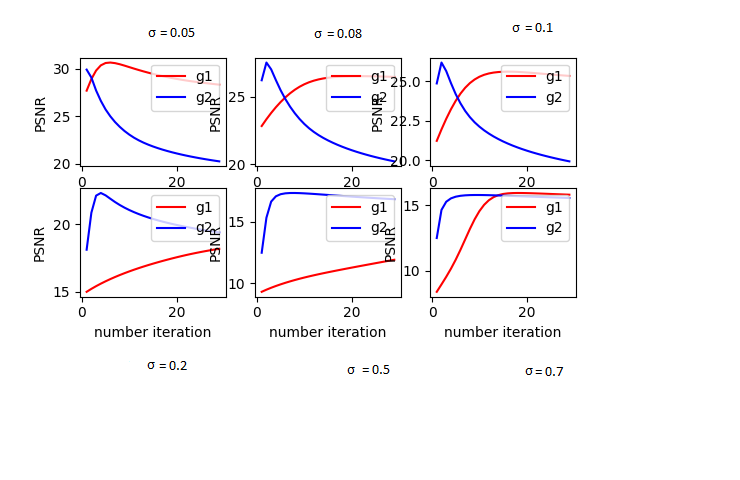
#> input picture NonLinearFiltering/Analysis.png, 740 x 480 px
$ python -i anisotropic.py   (imports and definitions only)   (older library calls are emulated)
#> lines starting #> are read from the running program, lines starting #| are printed output that depends on the picture
#> further down, picture is the input picture: shape (480, 740, 3); mean B, G, R 247.8, 246.1, 247.5
### Utils.py
from enum import Enum

import cv2
import matplotlib.pyplot as plt
import numpy as np
import skimage as sk
from skimage.metrics import mean_squared_error as mse
from skimage.metrics import structural_similarity as ssim


def im2double(im):
    min_val = np.min(im.ravel())
    max_val = np.max(im.ravel())
    out = (im.astype('float') - min_val) / (max_val - min_val)
    return out


# [35 lines left out: functions show_image, evaluate, add_noise, not called in this run]


def get_channels_number(image):
    """ Return the number of channels of the image """
    return 1 if len(image.shape) == 2 else image.shape[2]


def bgr2rgb(image):
    image = im2double(image)
    return image[:, :, 2::-1]


class Noise(Enum):
    GAUSSIAN = "gaussian"
    SALT_AND_PEPPER = "s&p"
    POISSON = "poisson"
    SPECKLE = "speckle"

### NonLinearFiltering/anisotropic.py
""" Civale Dario mat 0622701620 """
from scipy import stats
from skimage.restoration import estimate_sigma
from NonLinearFiltering.Morphological import morphological_open, morphological_close
from Utils import *


def anisodiff(img, kappa=0.2, option=1, neightborhood='minimal'):
    """
    Realizza il filtraggio anisotropico di un immagine effettuando una singola iterazione
    :param img : immagine in scala di grigio di cui si vuole eseguire il filtraggio anisotropico
    :param kappa: soglia del gradiente
    :param option: scelta della funzione di conducibilità
    * Se option = 1 viene scelta come funzione di couducibilità quella esponenziale
    * Se option = 2 viene scelta come funzione di couducibilità quella quadratica
    :param neightborhood:
     * Se neightborhood = 'minimal' l'algoritmo considera solo delle variazioni dell'immagine lungo le direzioni {N,S,E,W}
     * Se neightborhood = 'maximal' l'algoritmo considera delle variazioni dell'immagine lungo le direzioni {N,S,E,W,NE,NW,SE,SW}
    :return: immagine filtrata
    """
    imgout = im2double(img.copy())

    if neightborhood == 'minimal':

        gamma = 1 / 4  # rate di diffusione, questo parametro dipende dalle direzioni considerate

        # matrici che che conterranno i valori restituiti dalla funzione di conducibilità scelta
        gS = np.zeros_like(imgout)
        gN = gS.copy()
        gE = gS.copy()
        gW = gS.copy()

        # matrici che che conterranno le variazioni nell 4 direzioni {N,S,E,W}
        deltaS = np.zeros_like(imgout)
        deltaE = deltaS.copy()
        deltaN = deltaS.copy()
        deltaW = deltaS.copy()

        # calcolo le differenze lungo le 4 direzione
        deltaS[:-1, :] = np.diff(imgout, axis=0)
        deltaE[:, :-1] = np.diff(imgout, axis=1)
        deltaN[1:, :] = -deltaS[:-1, :]
        deltaW[:, 1:] = -deltaE[:, :-1]

        # scelta della funzione di conducibilità
        if option == 1:
            # equazione esponenziale
            gS = np.exp(-(np.abs(deltaS) / np.abs(kappa)) ** 2)
            gE = np.exp(-(np.abs(deltaE) / np.abs(kappa)) ** 2)
            gN = np.exp(-(np.abs(deltaN) / np.abs(kappa)) ** 2)
            gW = np.exp(-(np.abs(deltaW) / np.abs(kappa)) ** 2)


        elif option == 2:
            # equazione quadratica
            gS = 1 / (1 + (np.abs(deltaS) / kappa) ** 2)
            gE = 1 / (1 + (np.abs(deltaE) / kappa) ** 2)
            gN = 1 / (1 + (np.abs(deltaS) / kappa) ** 2)
            gW = 1 / (1 + (np.abs(deltaW) / kappa) ** 2)

        # calcolo dei pesi
        N = gN * deltaN
        S = gS * deltaS
        W = gW * deltaW
        E = gE * deltaE

        # aggiornamento dell'immagine
        imgout += gamma * (N + S + E + W)

        return imgout

    elif neightborhood == 'maximal':

        gamma = 1 / 8

        deltaS = np.zeros_like(imgout)
        deltaE = deltaS.copy()
        deltaN = deltaS.copy()
        deltaW = deltaS.copy()

        gS = np.zeros_like(imgout)
        gN = gS.copy()
        gE = gS.copy()
        gW = gS.copy()
        gNE = gS.copy()
        gNW = gS.copy()
        gSE = gS.copy()
        gSW = gS.copy()

        # kernel diagonali
        win_NE = np.array([[0, 0, 1], [0, -1, 0], [0, 0, 0]])
        win_NW = np.array([[1, 0, 0], [0, -1, 0], [0, 0, 0]])
        win_SE = np.array([[0, 0, 0], [0, -1, 0], [0, 0, 1]])
        win_SW = np.array([[0, 0, 0], [0, -1, 0], [1, 0, 0]])

        # calcolo delle differenze lungo le 8 direzioni {N,S,E,W,NE,NW,SE,SW}
        deltaS[:-1, :] = np.diff(imgout, axis=0)
        deltaE[:, :-1] = np.diff(imgout, axis=1)
        deltaN[1:, :] = -deltaS[:-1, :]
        deltaW[:, 1:] = -deltaE[:, :-1]
        deltaNE = cv2.filter2D(imgout, -1, win_NE)
        deltaNW = cv2.filter2D(imgout, -1, win_NW)
        deltaSE = cv2.filter2D(imgout, -1, win_SE)
        deltaSW = cv2.filter2D(imgout, -1, win_SW)

        if option == 1:

            gS = np.exp(-(np.abs(deltaS) / np.abs(kappa)) ** 2)
            gE = np.exp(-(np.abs(deltaE) / np.abs(kappa)) ** 2)
            gN = np.exp(-(np.abs(deltaN) / np.abs(kappa)) ** 2)
            gW = np.exp(-(np.abs(deltaW) / np.abs(kappa)) ** 2)
            gNE = np.exp(-(np.abs(deltaNE) / np.abs(kappa)) ** 2)
            gNW = np.exp(-(np.abs(deltaNW) / np.abs(kappa)) ** 2)
            gSE = np.exp(-(np.abs(deltaSE) / np.abs(kappa)) ** 2)
            gSW = np.exp(-(np.abs(deltaSW) / np.abs(kappa)) ** 2)


        elif option == 2:

            gS = 1 / (1 + (np.abs(deltaS) / kappa) ** 2)
            gE = 1 / (1 + (np.abs(deltaE) / kappa) ** 2)
            gN = 1 / (1 + (np.abs(deltaS) / kappa) ** 2)
            gW = 1 / (1 + (np.abs(deltaW) / kappa) ** 2)
            gNE = 1 / (1 + (np.abs(deltaNE) / kappa) ** 2)
            gNW = 1 / (1 + (np.abs(deltaNW) / kappa) ** 2)
            gSE = 1 / (1 + (np.abs(deltaSE) / kappa) ** 2)
            gSW = 1 / (1 + (np.abs(deltaSW) / kappa) ** 2)

        N = gN * deltaN
        S = gS * deltaS
        W = gW * deltaW
        E = gE * deltaE
        NE = gNE * deltaNE
        NW = gNW * deltaNW
        SE = gSE * deltaSE
        SW = gSW * deltaSW

        imgout += gamma * (N + S + E + W + NE + NW + SE + SW)
    return imgout


# [52 lines left out: functions aniso, anisoRGB, not called in this run]


def anisotropic_denoising(image, iterations=None, kappas=None, option=1, neighbourhood='minimal',
                          single_threshold=True):
    """
    Filtraggio anisotropico su un'immagine
    :param image:  immagine da filtrare
    :param iterations: numero di iterazioni. Può essere un intero o una lista di 3 elementi, uno per ogni canale
                       dell'immagine a colori.Opzionale: se non specificato, verrà calcolato in automatico
    :param kappas: soglia del gradiente sul canale. Può essere un intero o una lista di 3 elementi, uno per ogni canale
                   dell'immagine a colori.Opzionale, se non specificato verrà calcolato in automatico
    :param option: scelta della funzione di conducibilità
    * Se option = 1 viene scelta come funzione di couducibilità quella esponenziale
    * Se option = 2 viene scelta come funzione di couducibilità quella quadratica
    :param neighbourhood:
     * Se neighbourhood = 'minimal' l'algoritmo considera solo delle variazioni dell'immagine lungo le direzioni {N,S,E,W}
     * Se neighbourhood = 'maximal' l'algoritmo considera delle variazioni dell'immagine lungo le direzioni {N,S,E,W,NE,NW,SE,SW}
    :param single_threshold:
    * Se single_threshold = True: utilizza un'unica soglia per canale
    * se single_threshold = False: utilizza più soglie per ogni canale
    :return immagine filtrata:
    """

    if iterations is None and kappas is not None or iterations is not None and kappas is None:
        raise Exception(' Error: iterations or kappas not found')
    automatic = True if iterations is None and kappas is None else False
    if get_channels_number(image) == 1:
        if automatic:
            return aniso(image, *automatic_parameters(image, option, neighbourhood), option, neighbourhood,
                         False)
        else:
            return aniso(image, iterations, kappas, option, neighbourhood, single_threshold)
    else:
        if automatic:
            it_list, kappa_list = automatic_parameters_RGB(image, option, neighbourhood)
            return anisoRGB(image, *it_list, *kappa_list, option, neighbourhood, False)
        else:
            if type(iterations) is int and type(kappas) is float:
                iterations = [iterations for _ in range(3)]
                kappas = [kappas for _ in range(3)]
                return anisoRGB(image, *iterations, *kappas, option, neighbourhood, single_threshold)
            elif len(iterations) == 3 and len(kappas) == 3:
                return anisoRGB(image, *iterations, *kappas, option, neighbourhood, single_threshold)
            else:
                raise Exception("Wrong parameters!")


def automatic_parameters_RGB(image, option, neigthborhood):
    """
    Calcola automaticamente i parametri utilizzati dal filtro anisotropico per un immagine RGB
    :param image: immagine RGB
    :param option: opzione del filtro anisotropico
    :param neigthborhood: direzioni considerate dal filtro anisotropico
    :return: soglia del gradiente e numero di iterazioni per ogni rispettivo canale RGB
    """
    R_param = automatic_parameters(image[:, :, 0], option, neigthborhood)
    G_param = automatic_parameters(image[:, :, 1], option, neigthborhood)
    B_param = automatic_parameters(image[:, :, 2], option, neigthborhood)
    return [R_param[0], G_param[0], B_param[0]], [R_param[1], G_param[1], B_param[1]]


# [22 lines left out: functions get_gradient_thresh_MAD_RGB, get_gradient_thresh_morpho_RGB, not called in this run]


def get_gradient_threshold(image):
    """
    Stima la soglia del gradiente sfruttando l'algoritmo proposto da Perona-Malik
    :param image: immagine di cui si vuole calcolare la soglia del gradiente
    :return: la soglia del gradiente
    """
    grad = gradient_magnitude(image)
    grad = grad / np.max(grad)
    grad = sk.img_as_ubyte(grad)
    hist = cv2.calcHist([grad], [0], None, [256], (0, 256))
    prob = hist / (image.shape[0] * image.shape[1])
    cdf = np.cumsum(prob)
    temp = np.where(
        cdf > 0.9)  # le variazioni che vanno oltre il 90% della distribuzione del gradiente devono essere preservati => pixel valutati come edge
    grad_tresh = temp[0][0] / (len(hist) - 1)  # scaling
    return grad_tresh


# [25 lines left out: functions get_gradient_thresh_morpho, get_gradient_thresh_MAD, not called in this run]


def estimate_noise(image, multichannel=False, average_sigma=False):
    return estimate_sigma(image, multichannel, average_sigma)


def gradient_magnitude(image):
    """
    Calcola il gradiente di un immagine
    :param image: immagine di cui si vuole calcolare il gradiente:
    :return: gradiente dell'immagine
    """
    I = im2double(image.copy())
    gx, gy = gradient_xy(I)
    return np.sqrt(gx ** 2 + gy ** 2)


def gradient_xy(image):
    """
    Calcola le componenti gx e gy del gradiente
    :param image: immagine di cui si vuole calcolare gx e gy
    :return: gx e gy
    """
    I = im2double(image.copy())
    gx = cv2.Sobel(I, -1, 1, 0, ksize=3, borderType=cv2.BORDER_REPLICATE)
    gy = cv2.Sobel(I, -1, 0, 1, ksize=3, borderType=cv2.BORDER_REPLICATE)
    return gx, gy


# [132 lines left out: functions find_edges_coordinates, find_interpixel_location, not called in this run]


def automatic_parameters(image, option, neightborhood):
    """
    Calcola automaticamente i parametri utilizzati dal filtro anisotropico
    :param image: immagine
    :param option: opzioni del filtro anisotropico
    :param neightborhood: direzioni considerate dal filtro anisotropico
    :return: soglia del gradiente e numero di iterazioni
    """
#> called with option = 1, neightborhood = 'minimal'
    max_iteration = 100
#> max_iteration = 100
    num_edge = 200
    thresh = 1 / 35 * min(image.shape[0], image.shape[1])  # parametro  letteratura
#> thresh = 13.71
    I = image.copy()
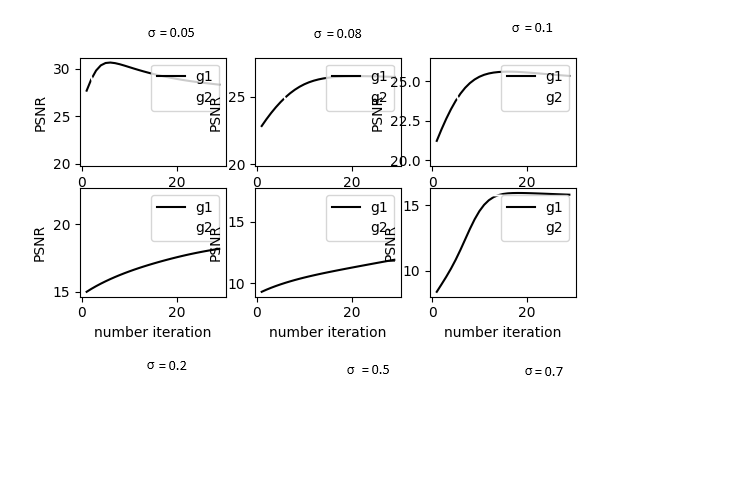
#> I: shape (480, 740); min 0, max 255, mean 247.8
    Q = np.zeros([max_iteration, num_edge])
    current_iteration = 1
    kappas = []
    while True:

        kappa = get_gradient_threshold(I)  # calcolo ad ogni iterazione la soglia del gradiente
        kappas.append(kappa)
        I = anisodiff(I, kappa=kappa, option=option, neightborhood=neightborhood)
        sigma = estimate_noise(I)
        gaussian = cv2.getGaussianKernel(5, sigma)
        filt_gauss = cv2.filter2D(I, -1, gaussian)
        # applico un filtro gaussiano in quando il gradiente è contaminato dal rumore
        # in questo modo posso individuare meglio gli edge all'interno dell'immagine
        edge_coordinates = find_edges_coordinates(filt_gauss, num_edge, thresh)
        alfa, collection_regions = find_interpixel_location(I, edge_coordinates, sigma)
        """

        T = argmax(t) 1/N *sommatoria(Qi(t))  i=1,2...N
        Il parametro Q rappresenta la qualità dell'edge

        Per implementare questa equazione costruisco una matrice che ha come coordinate l'iterazione corrente (riga) e il numero di edge considerato (colonna)
        N = num_edge
        M = max_iteration
        0 Q1(0) Q2(0) Q3(0)...QN(0)
        1 Q1(1) Q2(1) Q3(1)...QN(1)
        .
        .
        .
        M

        """

        for i in range(num_edge):
            region1, region2 = collection_regions[i]
            Q[current_iteration - 1][i] = np.abs(np.mean(region1) - np.mean(region2)) - alfa * (
                    np.std(region1) + np.std(region2))

        if current_iteration > 1:
            average = Q.sum(axis=1) * (1 / num_edge)
            if average[current_iteration - 1] < average[current_iteration - 2] or current_iteration == max_iteration:
                break
        current_iteration += 1
#> this loop made 1 pass
#> (grad_tresh in get_gradient_threshold, kappa) on pass 1: (0.0275, 0.0275)
#> pass 1, in gradient_xy, `gx = cv2.Sobel(I, -1, 1, 0, ksize=3, borderType=cv2.BORDER_REPLICATE)`:
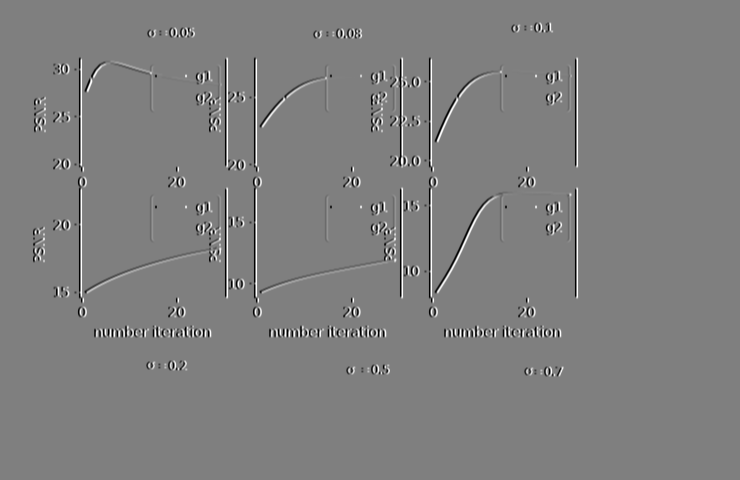
#> gx: shape (480, 740) float64; min -4, max 4, mean 4.06e-21; drawn with min black and max white
#> pass 1, in gradient_xy, `gy = cv2.Sobel(I, -1, 0, 1, ksize=3, borderType=cv2.BORDER_REPLICATE)`:
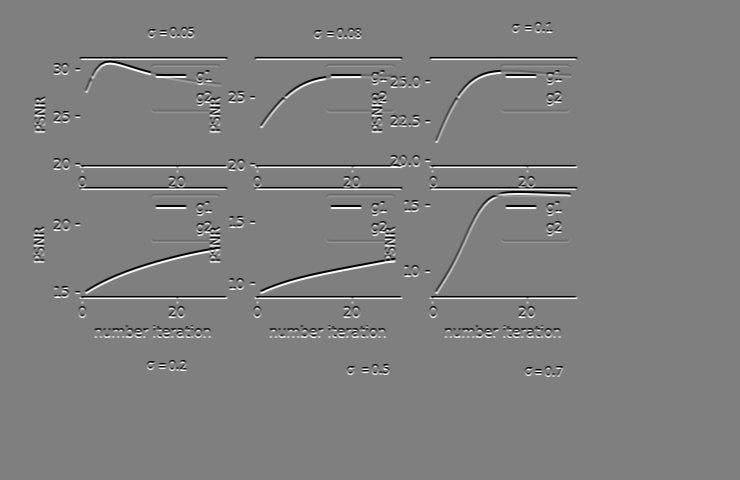
#> gy: shape (480, 740) float64; min -4, max 4, mean 2.8e-19; drawn with min black and max white
#> pass 1, in get_gradient_threshold, `grad = gradient_magnitude(image)`:
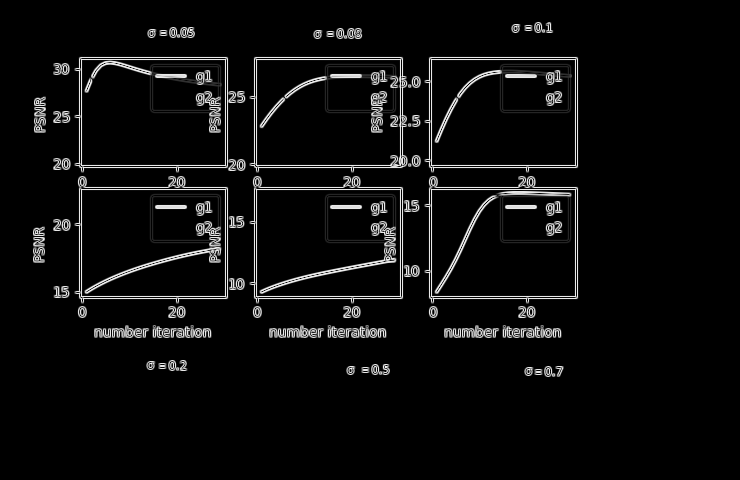
#> grad: shape (480, 740) float64; min 0, max 4.37, mean 0.209; drawn with min black and max white
#> after the loop: Q: shape (100, 200) float64; every value is 0
#> after the loop, current_iteration = 1; kappas = [0.0275]
    return [current_iteration, kappas]

>>> import cv2
>>> picture = cv2.imread('Analysis.png')
#> (the run stopped early here; a loop or call above may not have finished)
